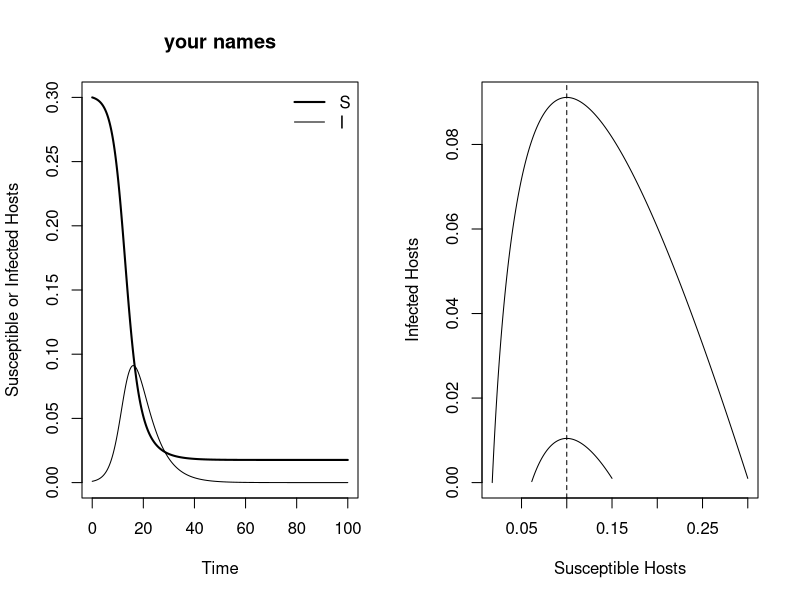

The R source for this figure:

require(deSolve); # uses a differential equation solver package. You will need to install this
# under Tools find Install Packages and type deSolve in the box

# here we define the set of equations we want to solve
# In this case it is SIR  
SIR<-function(t,y,p){
	S = y[1];
	I = y[2];
	with(as.list(p), {
		dS.dt = -beta*S*I;
		dI.dt = beta*S*I - gamma*I;
		return(list(c(dS.dt,dI.dt)));
	})
}


################
#Parameter Values
################
beta = 2; 
gamma = 1/5;
p2 = c(beta=beta,gamma=gamma); # we put these in a vector

#########
#Initial Conditions for time series
########
S0Start = 0.3; # start point of Susceptibles as fraction of population
I0Start = 0.001;  # start point of Infecteds as a fraction of the population
y0 = c(S=S0Start,I=I0Start); # put these together as a x,y coordinate 

EndTime = 100;  # length of time to run
t2 = seq(from=0,to=EndTime,by=0.1); #time here is in days.

########
#Solving and plotting time series
########
par(mfrow=c(1,2)); # this tells it to plot the two graphs side-by-side
out = ode(y=y0,times=t2,func=SIR,parms=p2); # call the ODE solver
# it puts out S and I at each time step and  out[,1] is time 
plot(out[,1],out[,2],type="l",lwd=2,xlab="Time",ylab="Susceptible or Infected Hosts",ylim=c(0,S0Start));
lines(out[,1],out[,3]); # overlay the infected time series
legend(x="topright", legend=c("S","I"),bty="n",lwd=c(2,1));
title(main="your names") ###################### change to YOUR NAMES
#########
#The first phase plot lines -
#########
plot(out[,2],out[,3],type="l",xlab="Susceptible Hosts",ylab="Infected Hosts");
abline(v=(gamma/beta),lty=2)

### Stop the first run here and answer questions 2 & 3





##### Just above the threshold
SStart = (gamma/beta)*1.5;    # x value at start in relation to threshold
I0Start = 0.001           # y value at start
y0 = c(S=SStart,I=I0Start);  # make this  starting point
t2 = seq(from=0,to=EndTime,by=0.1); # run for chosen time interval
out = ode(y=y0,times=t2,func=SIR,parms=p2);  # solve the equations from this start point
 lines(out[,2],out[,3]);  # add the line to the figure
